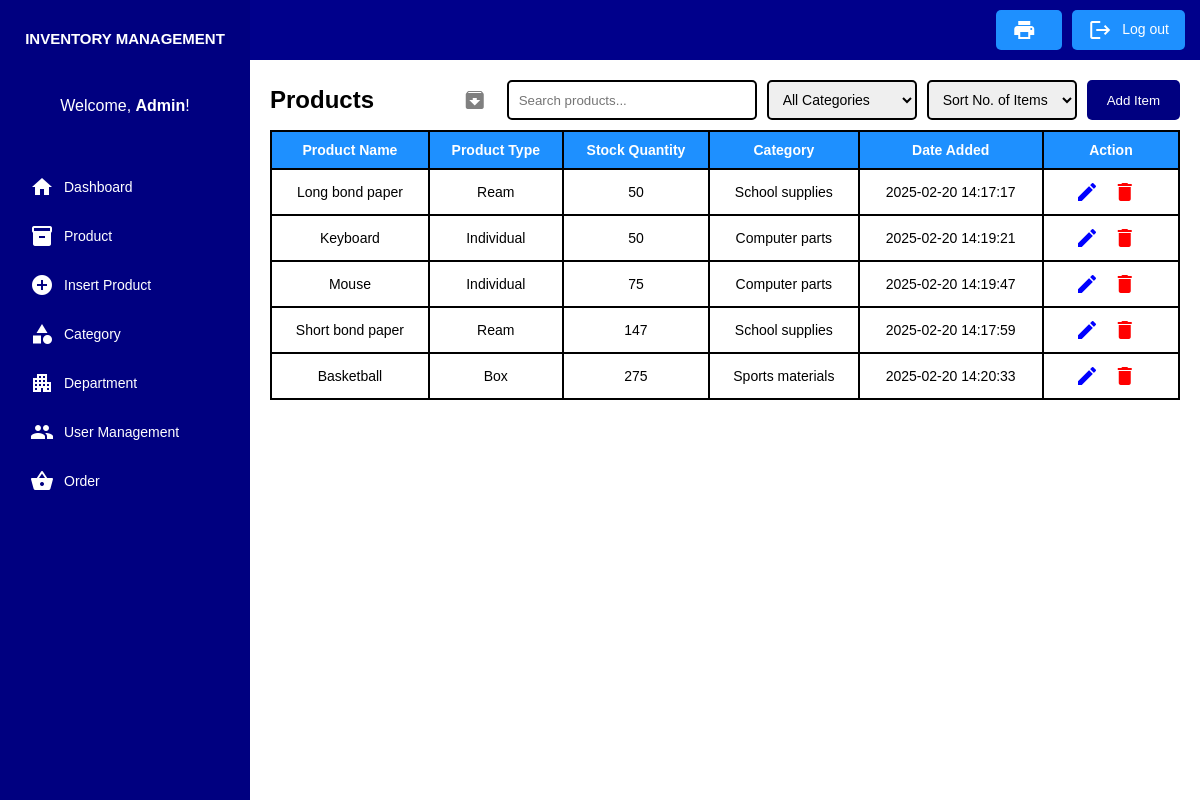
/admin/php/a_product.php, run on the app's committed database.
### tables this page shows
CREATE TABLE `products` (
  `id` int(11) NOT NULL,
  `product_name` varchar(100) NOT NULL,
  `product_type` varchar(100) NOT NULL,
  `quantity` int(11) NOT NULL,
  `category_id` int(11) NOT NULL,
  `date_added` datetime NOT NULL DEFAULT current_timestamp(),
  `deleted_at` datetime DEFAULT NULL
);

CREATE TABLE `categories` (
  `id` int(11) NOT NULL,
  `category_name` varchar(100) NOT NULL
);

### admin/php/a_product.php (the view, shortened to what this page needs)
<?php
include 'db_conn.php';
$categoryFilter = isset($_GET['category']) ? $_GET['category'] : '';
$sortOrder = isset($_GET['sort']) && $_GET['sort'] === 'desc' ? 'DESC' : 'ASC';
if ($categoryFilter) {
    $query = "SELECT products.*, categories.category_name
              FROM products
              JOIN categories ON products.category_id = categories.id
              WHERE products.category_id = ? AND products.deleted_at IS NULL
              ORDER BY quantity $sortOrder";
    $stmt = $conn->prepare($query);
    $stmt->bind_param('i', $categoryFilter);
    $stmt->execute();
    $result = $stmt->get_result();
} else {
    $query = "SELECT products.*, categories.category_name
              FROM products
              JOIN categories ON products.category_id = categories.id
              WHERE products.deleted_at IS NULL
              ORDER BY quantity $sortOrder";
    $result = $conn->query($query);
}
?>
<!DOCTYPE html>
<html lang="en">
<head>
    <link rel="stylesheet" href="../css/a_product.css">
    <link rel="stylesheet" href="../css/modal.css">
</head>
<body>
    <div class="dashboard-container">
        <aside class="sidebar">
        <h2>INVENTORY MANAGEMENT</h2>
        <p class="greeting">Welcome, <b>Admin</b>!</p>
        <nav class="sidebar-nav">
            <ul>
                <li><a href="a_dashboard.php"><i class="material-icons">home</i>Dashboard</a></li>
                <li><a href="a_product.php"><i class="material-icons">inventory</i>Product</a></li>
                <li><a href="a_product_new.php"><i class="material-icons">add_circle</i>Insert Product</a></li>
                <li><a href="a_category.php"><i class="material-icons">category</i>Category</a></li>
                <li><a href="a_department.php"><i class="material-icons">apartment</i>Department</a></li>
                <li><a href="a_umanagement.php"><i class="material-icons">people</i>User Management</a></li>
                <li><a href="a_order.php"><i class="material-icons">shopping_basket</i>Order</a></li>
            </ul>
        </nav>
        </aside>
        <main class="main-content">
            <header class="top-header">
                <button class="export-pdf logout-btn" onclick="generatePDF()" style="margin-right: 10px;">
                    <i class="material-icons">print</i>
                </button>
                <button class="logout-btn" onclick="confirmLogout()">
                    <i class="material-icons">logout</i>Log out
                </button>
            </header>
            <div class="container">
                <div class="header">
                    <div class="left-section">
                        <h2>Products</h2>
                    </div>
                    <div class="right-section">
                        <a href="a_product_archive.php"><span class="material-icons icon archive" title="View Archived Products">archive</span></a>
                        <input type="text" id="searchInput" class="search-field" placeholder="Search products..." onkeyup="searchProducts()">
                        <select id="categoryFilter" class="filter" onchange="filterByCategory()">
                            <option value="">All Categories</option>
                        </select>
                        <select id="sortItems" class="filter" onchange="sortItems()">
                            <option value="">Sort No. of Items</option>
                        </select>
                        <button class="add-item" onclick="window.location.href='a_product_add.php'">Add Item</button>
                    </div>
                </div>
                <div class="table-container">
                    <table class="product-table">
                        <thead>
                            <tr>
                                <th>Product Name</th>
                                <th>Product Type</th>
                                <th>Stock Quantity</th>
                                <th>Category</th>
                                <th>Date Added</th>
                                <th style="width: 15%;">Action</th>
                            </tr>
                        </thead>
                        <tbody>
                            <?php
                            if ($result->num_rows > 0) {
                                while ($row = $result->fetch_assoc()) {
                                    $lowStockClass = ($row['quantity'] < 30) ? 'low-stock' : '';
                                    echo "<tr>
                                        <td>" . htmlspecialchars($row['product_name']) . "</td>
                                        <td>" . htmlspecialchars($row['product_type']) . "</td>
                                        <td class='$lowStockClass'>" . htmlspecialchars($row['quantity']) . "</td>
                                        <td>" . htmlspecialchars($row['category_name']) . "</td>
                                        <td>" . htmlspecialchars($row['date_added']) . "</td>
                                        <td>
                                            <a href='a_product_update.php?id=" . $row['id'] . "'>
                                                <span class='material-icons icon edit' title='Edit Product'>edit</span></a>
                                            <span class='material-icons icon delete' title='Delete Product' onclick='confirmDelete(" . $row['id'] . ")'>delete</span>
                                        </td>
                                    </tr>";
                                }
                            } else {
                                echo "<tr><td colspan='6'>No products found.</td></tr>";
                            }
                            ?>
                        </tbody>
                    </table>
                </div>
            </div>
        </main>
    </div>
</body>
</html>

### admin/css/a_product.css (style rules this page uses)
* { margin: 0; padding: 0; box-sizing: border-box; font-family: 'Arial', sans-serif; }
body, html { height: 100%; background-color: white; overflow: hidden; }
.dashboard-container { display: flex; height: 100vh; width: 100%; flex-direction: column; overflow: hidden; }
@media (min-width: 768px) { .dashboard-container { flex-direction: row; } }
.sidebar { width: 100%; background-color: navy; padding: 20px; display: flex; flex-direction: column; height: 100vh; }
@media (min-width: 768px) { .sidebar { width: 250px; } }
.sidebar h2 { color: white; font-size: 15px; text-transform: uppercase; text-align: center; margin-top: 10px; }
.greeting { color: white; text-align: center; margin-bottom: 50px; margin-top: 50px; }
.sidebar-nav ul { list-style: none; }
.sidebar-nav ul li { margin-bottom: 5px; }
.sidebar-nav ul li a { text-decoration: none; color: white; font-size: 14px; display: flex; align-items: center; padding: 10px; border-radius: 5px; transition: background-color 0.1s; }
.material-icons { vertical-align: middle; margin-right: 10px; }
.main-content { flex: 1; display: flex; flex-direction: column; background-color: white; height: 100vh; overflow: hidden; }
.top-header { display: flex; justify-content: flex-end; background-color: darkblue; padding: 15px; height: 60px; align-items: center; flex-shrink: 0; }
.logout-btn { background-color: dodgerblue; color: white; border: none; padding: 8px 16px; border-radius: 5px; font-size: 14px; cursor: pointer; transition: background-color 0.1s; }
.container { flex: 1; display: flex; flex-direction: column; margin: 0 auto; padding: 20px; width: 100%; overflow: hidden; }
.header { display: flex; justify-content: space-between; align-items: center; margin-bottom: 10px; }
.left-section h2 { margin: 0; margin-right: 10px; }
.right-section { display: flex; align-items: center; gap: 10px; flex-wrap: wrap; }
.search-field, .filter, .add-item { height: 40px; box-sizing: border-box; }
.search-field { padding: 0 10px; width: 250px; border: 2px solid black; border-radius: 5px; }
.filter { padding: 0 10px; border: 2px solid black; border-radius: 5px; width: 150px; font-size: 14px; }
.add-item { background-color: navy; color: white; padding: 0 20px; border: none; border-radius: 5px; cursor: pointer; display: flex; align-items: center; justify-content: center; }
.table-container { flex: 1; max-height: calc(100vh - 120px); overflow-y: auto; display: flex; flex-direction: column; background-color: white; }
table { width: 100%; border-collapse: collapse; table-layout: auto; }
th, td { padding: 10px; text-align: center; border: 2px solid black; font-size: 14px; }
th { background-color: dodgerblue; color: white; }
.icon { font-size: 18px; cursor: pointer; }
.edit { color: blue; }
.delete { color: red; }
.archive { color: gray; }
tr { transition: background-color 0.2s ease-in-out; }

### data on the page
products: product_name "Long bond paper", product_type "Ream", quantity "50", category.category_name "School supplies", date_added "2025-02-20 14:17:17"
products: product_name "Keyboard", product_type "Individual", quantity "50", category.category_name "Computer parts", date_added "2025-02-20 14:19:21"
products: product_name "Mouse", product_type "Individual", quantity "75", category.category_name "Computer parts", date_added "2025-02-20 14:19:47"
products: product_name "Short bond paper", product_type "Ream", quantity "147", category.category_name "School supplies", date_added "2025-02-20 14:17:59"
products: product_name "Basketball", product_type "Box", quantity "275", category.category_name "Sports materials", date_added "2025-02-20 14:20:33"
